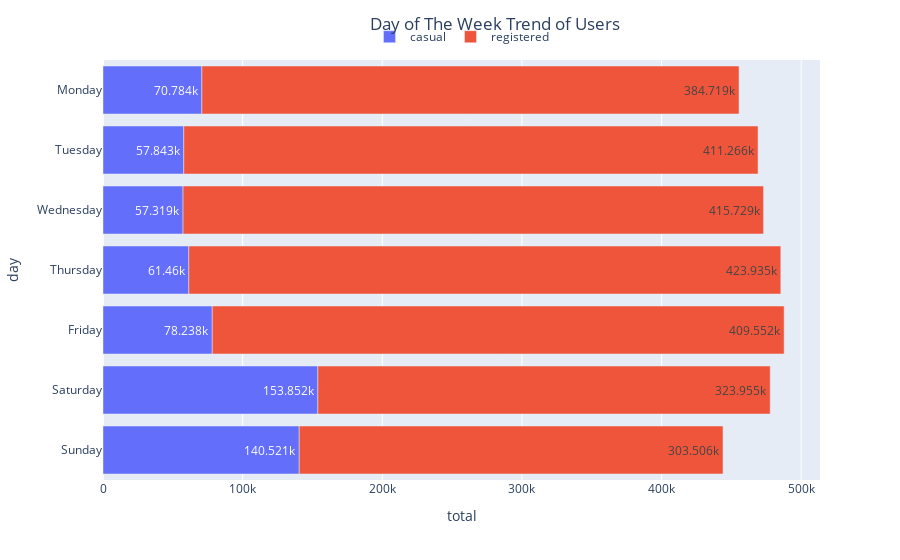

The cell this chart's notebook holds for it:
### Code cell
# Visualization chart 3
day_order = ['Monday', 'Tuesday', 'Wednesday', 'Thursday', 'Friday', 'Saturday', 'Sunday']
chart3 = px.bar(days_of_the_week_df, x=['casual', 'registered'], y='day', category_orders={'day': day_order}, labels={'variable': 'user', 'value': 'total'}, text_auto=True)
chart3.update_layout(
  title={
    'text': 'Day of The Week Trend of Users',
    'x': 0.55,
    'xanchor': 'center'
  },
  legend={
    'orientation': 'h',
    'x': 0.5,
    'y': 1.09,
    'xanchor': 'center'
  },
  legend_title=None,
  xaxis_title='total'
)

### Figure 1 — Plotly figure (JSON) as saved in the notebook; plotly's stock layout.template omitted (floating-point values rounded to 4 significant figures)
{"data": [{"alignmentgroup": "True", "hovertemplate": "user=casual<br>total=%{x}<br>day=%{y}<extra></extra>", "legendgroup": "casual", "marker": {"color": "#636efa", "pattern": {"shape": ""}}, "name": "casual", "offsetgroup": "casual", "orientation": "h", "showlegend": true, "textposition": "auto", "texttemplate": "%{x}", "type": "bar", "x": [70784, 57843, 57319, 61460, 78238, 153852, 140521], "xaxis": "x", "y": ["Monday", "Tuesday", "Wednesday", "Thursday", "Friday", "Saturday", "Sunday"], "yaxis": "y"}, {"alignmentgroup": "True", "hovertemplate": "user=registered<br>total=%{x}<br>day=%{y}<extra></extra>", "legendgroup": "registered", "marker": {"color": "#EF553B", "pattern": {"shape": ""}}, "name": "registered", "offsetgroup": "registered", "orientation": "h", "showlegend": true, "textposition": "auto", "texttemplate": "%{x}", "type": "bar", "x": [384719, 411266, 415729, 423935, 409552, 323955, 303506], "xaxis": "x", "y": ["Monday", "Tuesday", "Wednesday", "Thursday", "Friday", "Saturday", "Sunday"], "yaxis": "y"}], "layout": {"barmode": "relative", "legend": {"orientation": "h", "title": {}, "tracegroupgap": 0, "x": 0.5, "xanchor": "center", "y": 1.09}, "margin": {"t": 60}, "title": {"text": "Day of The Week Trend of Users", "x": 0.55, "xanchor": "center"}, "xaxis": {"anchor": "y", "domain": [0, 1], "title": {"text": "total"}}, "yaxis": {"anchor": "x", "categoryarray": ["Sunday", "Saturday", "Friday", "Thursday", "Wednesday", "Tuesday", "Monday"], "categoryorder": "array", "domain": [0, 1], "title": {"text": "day"}}}}
